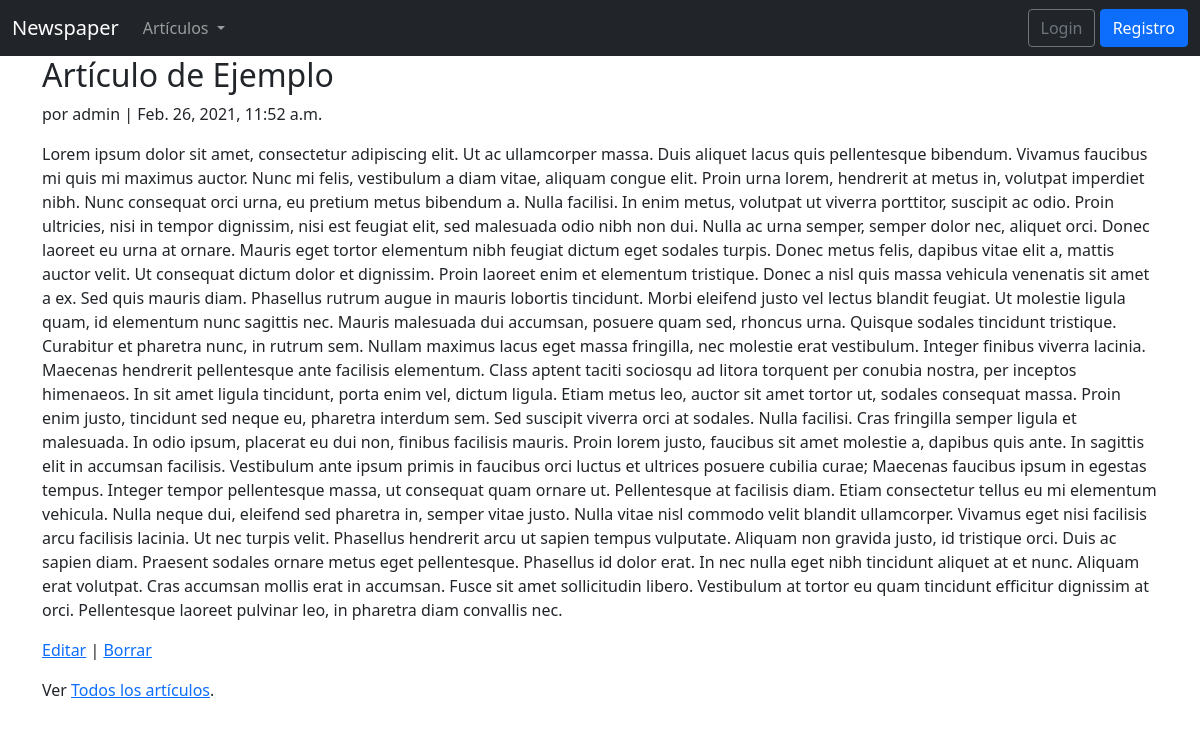
The app's page /articles/1/, older data.
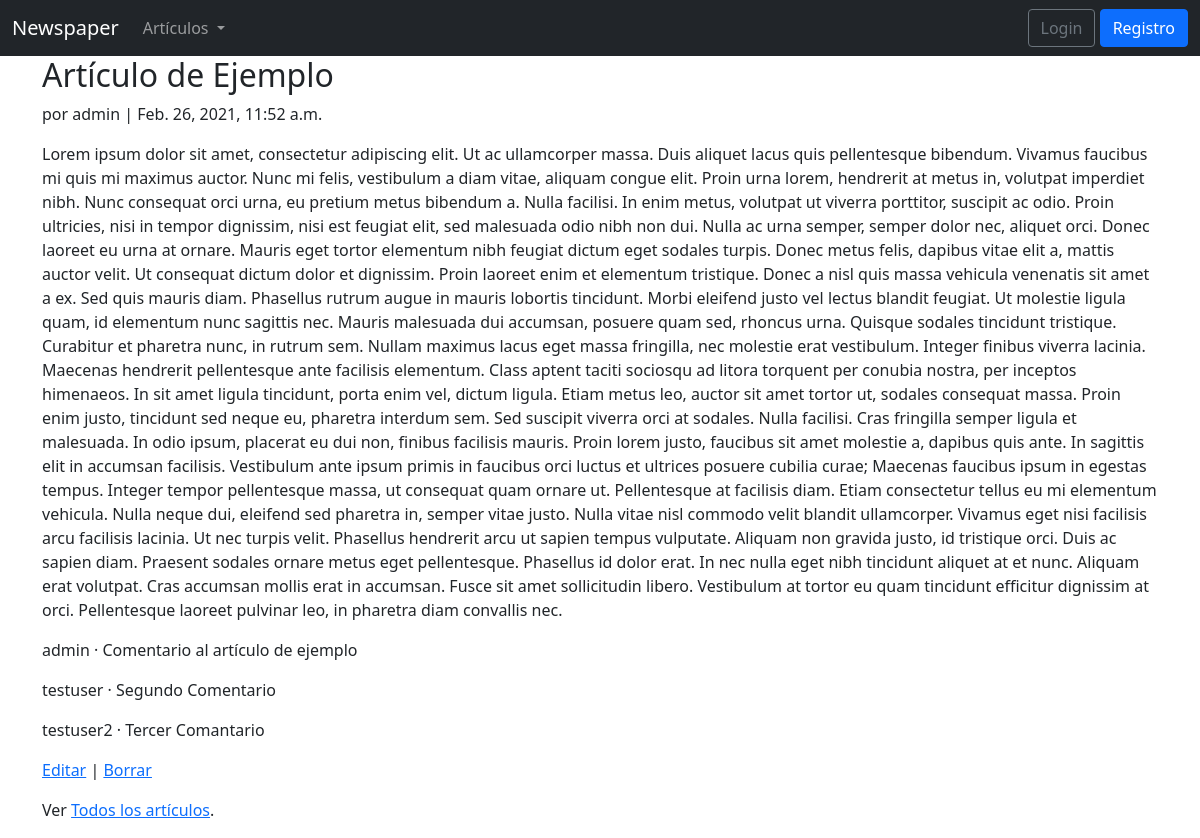
The same page, newer data.
### articles/models.py (models this page shows)
class Comment(models.Model):
    article = models.ForeignKey(
        Article,
        on_delete=models.CASCADE,
        related_name='comments'
    )
    comment = models.CharField(
        max_length=140,
        verbose_name='Comentario'
    )
    author = models.ForeignKey(
        get_user_model(),
        on_delete=models.CASCADE,
        verbose_name='Autor'
    )
    def __str__(self):
        return self.comment

### accounts/models.py (models this page shows)
class CustomUser(AbstractUser):
    age = models.PositiveIntegerField(null=True, blank=True)

### articles/views.py (the view)
# urls.py: path('<int:pk>/', ArticleDetailView.as_view(), name='article_detail'),
class ArticleDetailView(DetailView):
    model = Article
    template_name = 'articles/article_detail.html'

### templates/articles/article_detail.html
{% extends 'base.html' %}
{% block content %}
  <div class="article-entry">
    <h2>{{ object.title }}</h2>
      <p> por {{ object.author }} | {{ object.date }}</p>
      <p>{{ object.body }}</p>
  </div>
<div>
  {% for comment in article.comments.all %}
    <p>
      <span class="font-weight-bold">{{ comment.author }} &middot;</span>
      {{ comment }}
    </p>
    {% endfor %}
</div>
  <p><a href="{% url 'article_edit' article.pk %}">Editar</a> | <a href="{% url 'article_delete' article.pk %}">Borrar</a></p>
  <p>Ver <a href="{% url 'article_list' %}">Todos los artículos</a>.</p>
{% endblock content %}

Row changes from the older to the newer data that the page shows:
added Comment: author "admin", comment "Comentario al artículo de ejemplo"
added Comment: author "testuser", comment "Segundo Comentario"
added Comment: author "testuser2", comment "Tercer Comantario"
